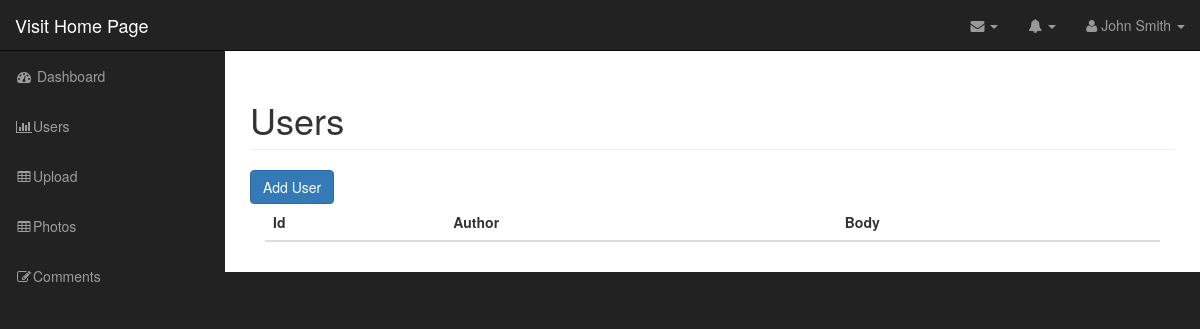
Before: /admin/comments.php (signed in) with the older database file.
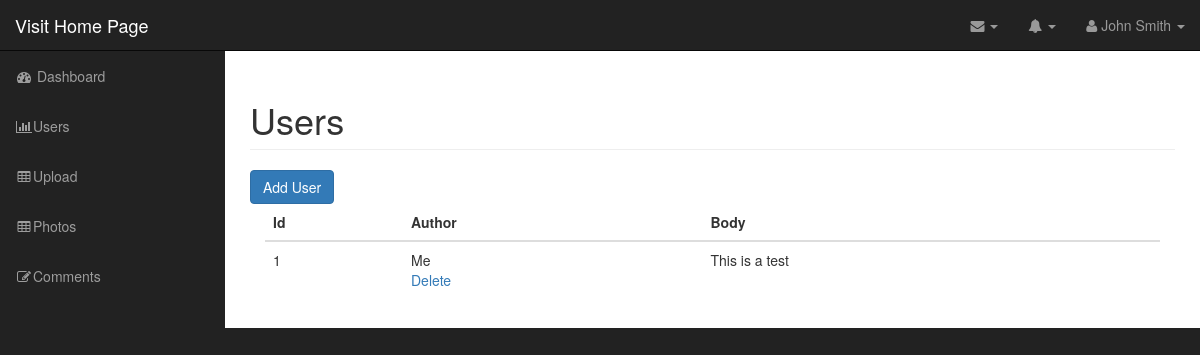
After: the same page with the newer database file.
### tables this page shows
CREATE TABLE `comments` (
  `id` int(11) NOT NULL,
  `photo_id` int(11) NOT NULL,
  `author` varchar(255) NOT NULL,
  `body` text NOT NULL
);

### admin/includes/functions.php (called while the page is built, shortened)
<?php
function classAutoLoader($class){
	$class = strtolower($class);
	$the_path = "includes/{$class}.php";
}

### admin/includes/database.php (called while the page is built, shortened)
<?php
class Database {
	public $connection;
	public function open_db_connection(){
		$this->connection = new mysqli(DB_HOST, DB_USER, DB_PASS, DB_NAME);
	}
	public function query($sql){
		$result = $this->connection->query($sql);
		return $result;
	}
}
$database = new Database();

### admin/includes/db_object.php (called while the page is built, shortened)
<?php
class Db_object {
	public static function find_all(){
		return static::find_by_query("SELECT * FROM " . static::$db_table );
	}
	public static function find_by_query($sql){
		global $database;
		$result_set = $database->query($sql);
		$the_object_array = array();
		while($row = mysqli_fetch_array($result_set)){
			$the_object_array[] = static::instantiation($row);
		}
		return $the_object_array;
	}
	public static function instantiation($the_record){
		$the_object = new $calling_class;
        foreach ($the_record as $the_attribute => $value) {
        	if($the_object->has_the_attribute($the_attribute)){
        		$the_object->$the_attribute = $value;
        	}
        }
        return $the_object;
	}
	private function has_the_attribute($the_attribute){
		$object_properties = get_object_vars($this);
		return array_key_exists($the_attribute, $object_properties);
	}
}

### admin/comments.php (the view, shortened to what this page needs)
<?php include("includes/header.php"); ?>
<?php
  $comments = Comment::find_all();
 ?>
        <nav class="navbar navbar-inverse navbar-fixed-top" role="navigation">
        <?php include("includes/top_nav.php"); ?>
        <?php include("includes/side_nav.php"); ?>
        </nav>
        <div id="page-wrapper">
            <div class="container-fluid">
                <div class="row">
                    <div class="col-lg-12">
                        <h1 class="page-header">
                            Users
                        </h1>
                        <a href="add_user.php" class="btn btn-primary">Add User</a>
                        <div class="col-md-12">
                          <table class="table table-hover">
                            <thead>
                              <tr>
                                <th>Id</th>
                                <th>Author</th>
                                <th>Body</th>
                              </tr>
                            </thead>
                            <tbody>
                              <?php foreach ($comments as $comment) : ?>
                                <tr>
                                  <td><?php echo $comment->id; ?></td>
                                  <td><?php echo $comment->author; ?>
                                    <div class="action_link ">
                                      <a href="delete_comment.php?id=<?php echo $comment->id; ?>">Delete</a>
                                    </div>
                                  </td>
                                  <td><?php echo $comment->body; ?></td>
                                </tr>
                            <?php endforeach; ?>
                            </tbody>
                          </table>
                        </div>
                    </div>
                </div>
            </div>
        </div>
  <?php include("includes/footer.php"); ?>

Changed rows visible on the page:
added comments: id "1", author "Me", body "This is a test"
